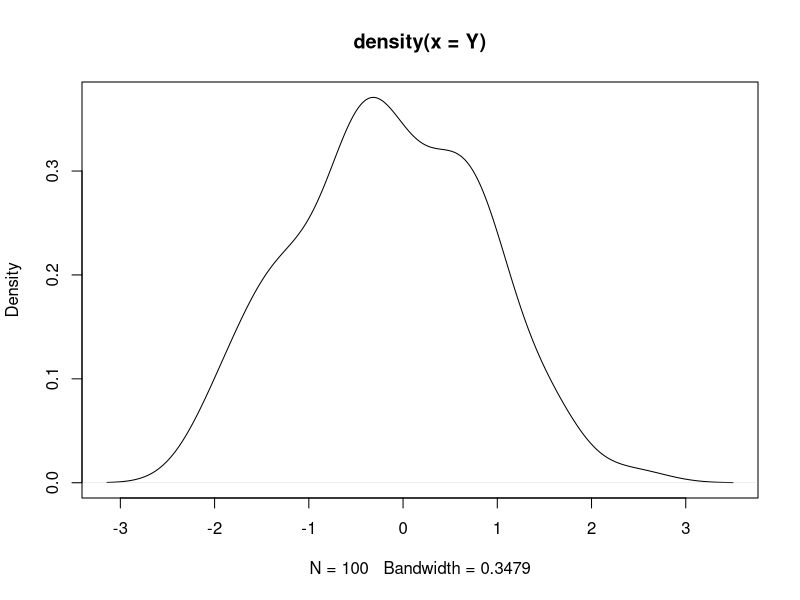
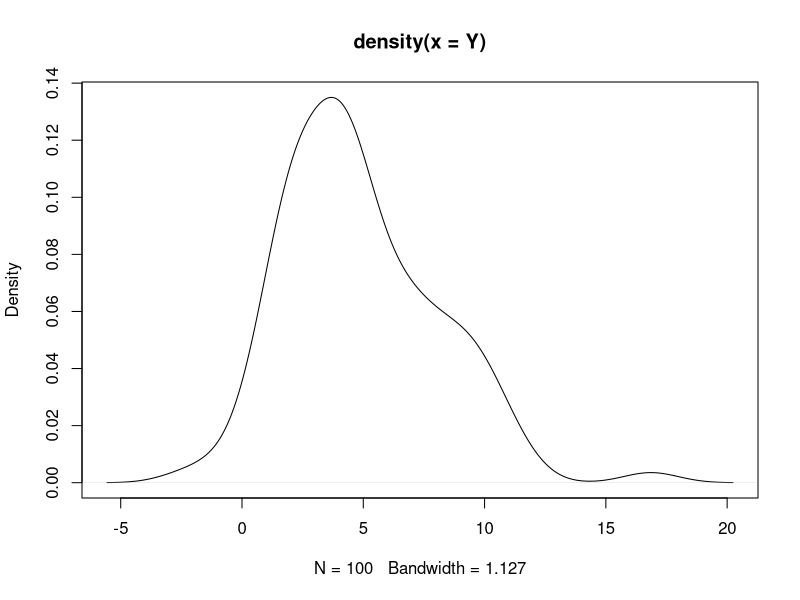
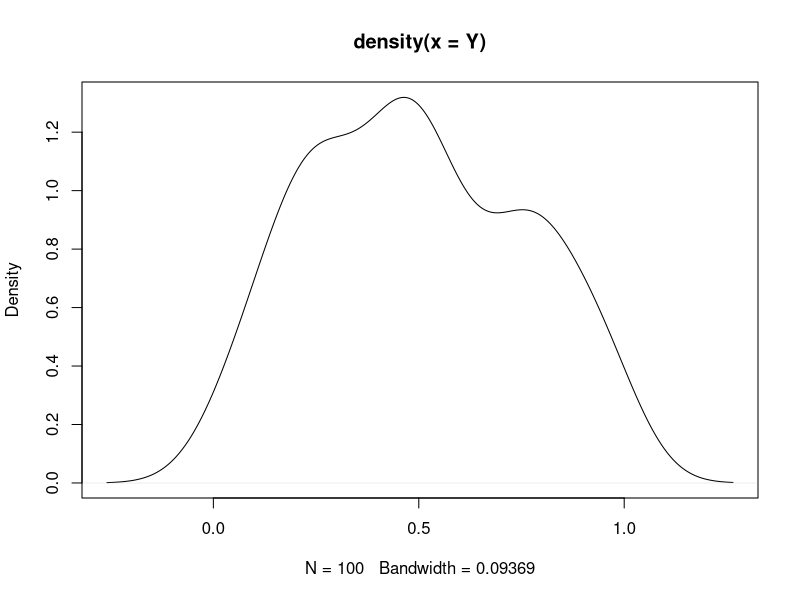
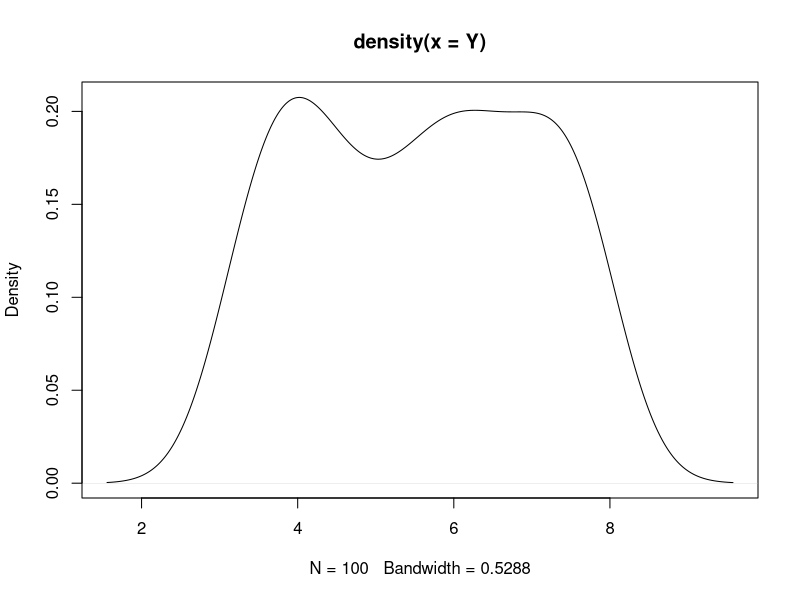
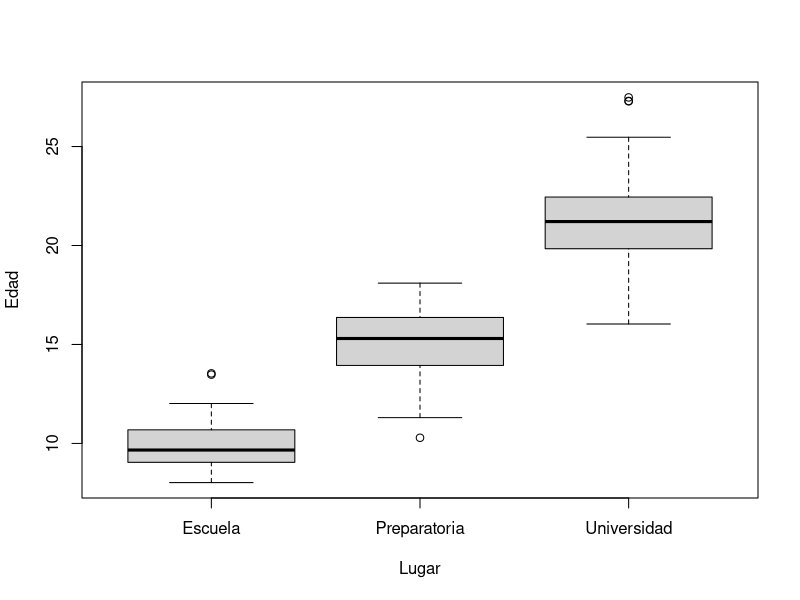
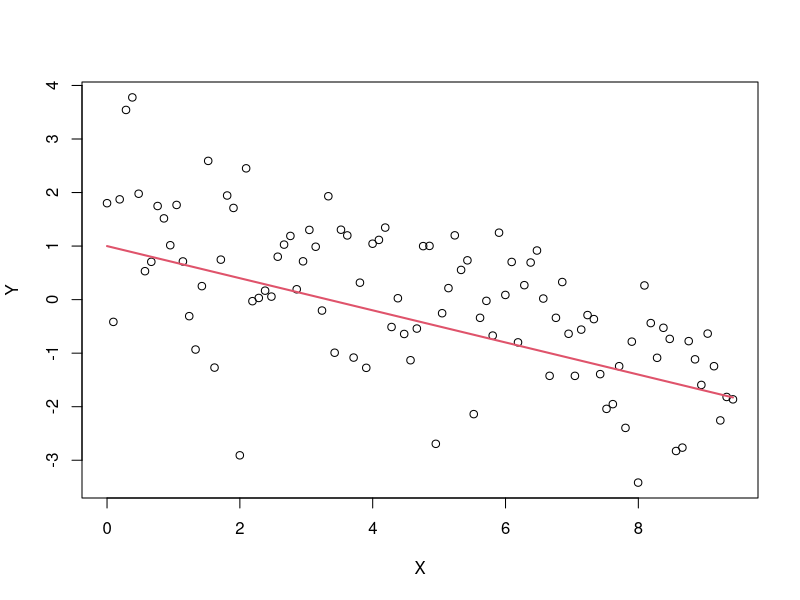
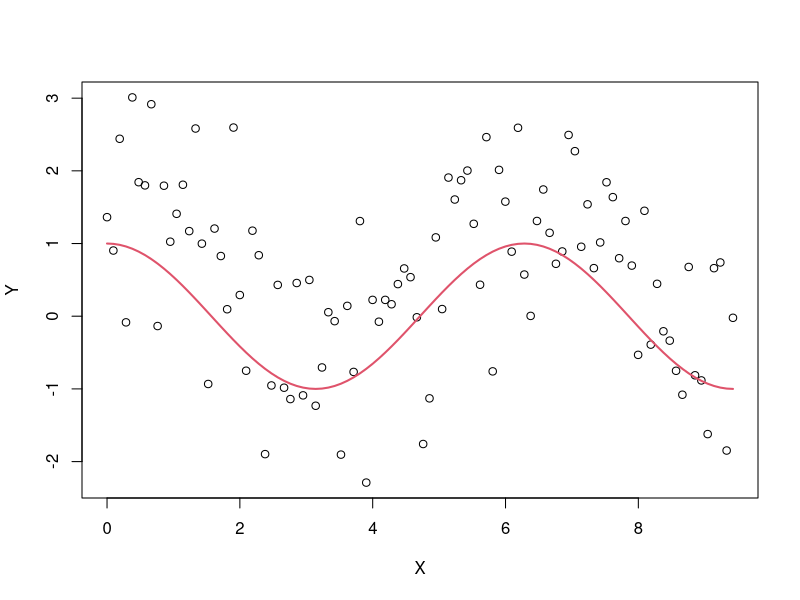

These figures' R source, in order:
# Vamos a jugar con

# Distribucion normal estandar -------------------------------------------------
Y <- rnorm(100)
plot(density(Y))

# Distribucion noraml de media cinco y desviacion estandar ---------------------
Y <- rnorm(100,5,3)
plot(density(Y))

# Distribucion uniforme 0,1 ----------------------------------------------------

Y <- runif(100)
plot(density(Y))


# Distribucion uniforme a = 3, b = 8 -------------------------------------------

Y <- runif(100, 3, 8)
plot(density(Y))

# Ejemplo edad y lugar ---------------------------------------------------------

data.frame(
  Edad = rnorm(50, 10, 1.2),
  Lugar = "Escuela"
) -> escuela

data.frame(
  Edad = rnorm(45, 15, 1.9),
  Lugar = "Preparatoria"
) -> preparatoria

data.frame(
  Edad = rnorm(80, 21, 2.5),
  Lugar = "Universidad"
) -> universidad

rbind(escuela, preparatoria, universidad) -> edad_lugar

boxplot(Edad ~ Lugar, data = edad_lugar)

# Modelo lineal
X <- seq(0,3*pi, length.out = 100)
Y <- -0.3*X + 1 + rnorm(100,0.5)
Z <- -0.3*X + 1
data.frame(X,Y,Z) -> datos_lineales

plot(Y~X, data = datos_lineales)
lines(Z~X, data = datos_lineales, col=2, lwd=2)

# Modelo no lineal
X <- seq(0,3*pi, length.out = 100)
Y <- cos(X) + rnorm(100,0.5)
Z <- cos(X)
data.frame(X,Y,Z) -> datos_no_lineales

plot(Y~X, data = datos_no_lineales)
lines(Z~X, data = datos_no_lineales, col=2, lwd=2)


